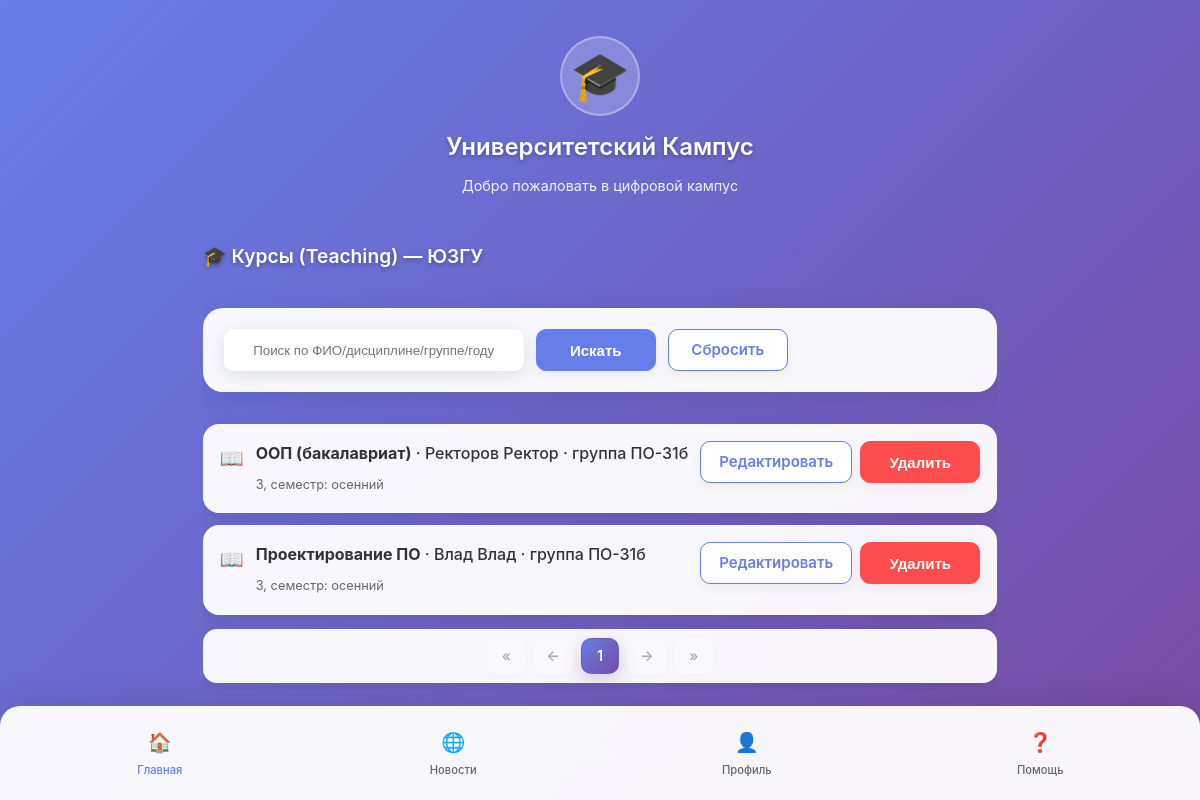
The app's page /moderation_subject/teaching/ with its own data.
### main/models.py (models this page shows, shortened)
class University(models.Model):
    name = models.CharField("Название университета", max_length=256, unique=True) # название
    short_name = models.CharField("Короткое имя", max_length=64, unique=True) # скоращенное название
    city = models.CharField("Город", max_length=128, blank=True)
    description = models.TextField(blank=True)
    contact_email = models.EmailField(blank=True)

class Teaching(models.Model):
    teacher = models.ForeignKey(Teacher, on_delete=models.CASCADE, related_name='teachings')
    curriculum = models.ForeignKey(Curriculum, on_delete=models.CASCADE, related_name='teachings')
    group = models.ForeignKey(StudentGroup, on_delete=models.SET_NULL, null=True, blank=True, related_name='teachings')
    academic_year = models.CharField(max_length=9)  # учбеный год
    semester_in_year = models.PositiveSmallIntegerField(choices=[(1, "осенний"), (2, "весенний")])
    class Meta:
        unique_together = [("teacher", "curriculum", "group", "academic_year")]
        indexes = [models.Index(fields=["academic_year"])]

class Curriculum(models.Model):
    SEMESTER_CHOICES = [(i, f"{i}") for i in range(1, 13)]
    program = models.ForeignKey(Program, on_delete=models.CASCADE, related_name='curriculum') # название учебной программы
    discipline = models.ForeignKey(Discipline, on_delete=models.PROTECT, related_name='curriculum_items') #дисциплна
    semester = models.PositiveSmallIntegerField(choices=SEMESTER_CHOICES) #семестр, в котором изучается программа
    hours = models.PositiveSmallIntegerField(default=0) # количество часов
    control_form = models.CharField(
        max_length=32,
        choices=[("exam", "Экзамен"), ("test", "Зачет"), ("diff_test", "Дифф. зачет")],
        default="exam"
    ) # форма оценивания
    class Meta:
        unique_together = [("program", "discipline", "semester")]

class Discipline(models.Model):
    code = models.CharField(max_length=32, blank=True)
    title = models.CharField(max_length=256)
    ects = models.DecimalField(max_digits=4, decimal_places=1, null=True, blank=True)
    class Meta:
        unique_together = [("code", "title")]

class Teacher(models.Model):
    person = models.OneToOneField(Person, on_delete=models.CASCADE, related_name='teacher')
    academic_title = models.CharField(max_length=128, blank=True)
    department = models.CharField(max_length=255, blank=True)
    university = models.ForeignKey('University', on_delete=models.CASCADE, related_name='teachers')

class Person(models.Model):
    user = models.OneToOneField(
        settings.AUTH_USER_MODEL, on_delete=models.SET_NULL, null=True, blank=True,
        related_name='person', help_text="Связь с Django User (если есть)"
    )
    last_name = models.CharField("Фамилия", max_length=128)
    first_name = models.CharField("Имя", max_length=128)
    middle_name = models.CharField("Отчество", max_length=128, blank=True)
    role = models.ForeignKey('Role', related_name='role', on_delete=models.SET_NULL, null=True, blank=True)
    email = models.EmailField(blank=True)
    phone = models.CharField(max_length=32, blank=True)
    vk_user_id = models.CharField(
        "VK/Max user id", max_length=64, blank=True, db_index=True
    )
    class Meta:
        indexes = [models.Index(fields=["vk_user_id"])]

class StudentGroup(models.Model):
    university = models.ForeignKey('University', on_delete=models.CASCADE, related_name='groups', null=True)
    program = models.ForeignKey('Program', on_delete=models.PROTECT, related_name='groups') # программа обучения
    name = models.CharField(max_length=64)  # ПО-51
    admission_year = models.PositiveSmallIntegerField()  # год начала учебы
    curator = models.ForeignKey(
        Teacher, on_delete=models.SET_NULL, null=True, blank=True, related_name='curating_groups'
    )
    class Meta:
        unique_together = [("program", "name")]
        indexes = [models.Index(fields=["admission_year"])]

### main/views/moderation_subject.py (the view, shortened to what this page needs)
# urls.py: path("moderation_subject/teaching/", views.moderation_teaching_list, name="teaching_list"),
def moderation_teaching_list(request):
    user = Person.objects.filter(pk=5).first().user
    if not is_moderator_min(user, 2):
        return HttpResponseForbidden("Недостаточно прав")
    uni = _resolve_current_university(user)
    qs = (Teaching.objects
          .filter(teacher__university=uni)
          .select_related("teacher__person", "curriculum__discipline", "curriculum__program", "group")
          .order_by("-academic_year", "curriculum__discipline__title"))
    q = (request.GET.get("q") or "").strip()
    paginator = Paginator(qs, 20)
    page_obj = paginator.get_page(request.GET.get("page") or 1)
    context =  {
        "current_university": uni,
        "page_obj": page_obj,
        "paginator": paginator,
        "q": q,
    }
    return render(request, "main/moderation/moderation_subjects_teaching_list.html", context)

### main/utils/permissions.py (called while the page is built)
def get_person(user):
    return getattr(user, "person", None)

def get_role_code(user):
    person = get_person(user)
    role = getattr(person, "role", None) if person else None
    return getattr(role, "permission", None)

def moderator_level(code):
    if code == "Moderator_3lvl":
        return 3
    if code == "Moderator_2lvl":
        return 2
    if code == "Moderator_1lvl":
        return 1
    return 0

def is_moderator_min(user, min_level: int):
    return moderator_level(get_role_code(user)) >= min_level

### main/views/moderation.py (called while the page is built)
def _resolve_current_university(user):
    person = getattr(user, "person", None)
    if person:
        teacher = getattr(person, "teacher", None)
        if teacher and teacher.university_id:
            return teacher.university
        student = getattr(person, "student", None)
        if student and student.university_id:
            return student.university
    return University.objects.order_by("id").first()

### main/templates/main/moderation/moderation_subjects_teaching_list.html (shortened to what this page needs)
{% extends "main/index.html" %}
{% load static %}
{% block extra_styles %}
    <link rel="stylesheet" href="{% static 'css/nl_paginator.css' %}">
    <link rel="stylesheet" href="{% static 'css/indigo_buttons.css' %}">
{% endblock %}
{% block content %}
    <section class="main-content">
        <h2 class="section-title">🎓 Курсы (Teaching) — {{ current_university.short_name }}</h2>
        <section class="user-card" style="margin-bottom:12px;">
            <form method="get" class="filters" style="display:flex; gap:12px; flex-wrap:wrap;">
                <input type="text"
                       name="q"
                       value="{{ q }}"
                       placeholder="Поиск по ФИО/дисциплине/группе/году"
                       class="action-card"
                       style="padding:10px; border-radius:10px; min-width:300px;">
                <button type="submit" class="btn btn-indigo">Искать</button>
                <a href="{% url 'teaching_list' %}" class="btn btn-ghost" role="button">Сбросить</a>
            </form>
        </section>
        <section class="notifications">
            <div class="notifications-list">
                {% for t in page_obj.object_list %}
                    <div class="notification-item">
                        <div class="notification-icon">📖</div>
                        <div class="notification-content" style="flex:1;">
                            <p class="notification-text">
                                <strong>{{ t.curriculum.discipline.title }}</strong>
                                · {{ t.teacher.person.last_name }} {{ t.teacher.person.first_name }}
                                {% if t.group %} · группа {{ t.group.name }}{% else %} · поток{% endif %}
                            </p>
                            <span class="notification-time">
              {{ t.academic_year }}, семестр: {{ t.get_semester_in_year_display }}
            </span>
                        </div>
                        <div style="display:flex; gap:8px;">
                            <a class="btn btn-ghost" href="{% url 'teaching_edit' t.id %}">Редактировать</a>
                            <form method="post"
                                  action="{% url 'teaching_delete' t.id %}"
                                  onsubmit="return confirm('Удалить курс и все зачисления?');">
                                <button class="btn btn-danger" type="submit">Удалить</button>
                            </form>
                        </div>
                    </div>
                {% endfor %}
            </div>
            {% include 'main/menu/paginator.html' %}
        </section>
    </section>
{% endblock %}

### main/static/css/styles.css (style rules this page uses)
* { margin: 0; padding: 0; box-sizing: border-box; -webkit-tap-highlight-color: transparent; }
html, body { height: 100%; }
body { font-family: -apple-system, BlinkMacSystemFont, 'Segoe UI', Roboto, Oxygen, Ubuntu, sans-serif; background: linear-gradient(135deg, #667eea 0%, #764ba2 100%); color: #333; line-height: 1.6; min-height: 100vh; padding: env(safe-area-inset-top) env(safe-area-inset-right) env(safe-area-inset-bottom) env(safe-area-inset-left); display: flex; flex-direction: column; background-attachment: fixed; }
.main-content { flex: 1; display: flex; flex-direction: column; gap: 20px; overflow-y: auto; -webkit-overflow-scrolling: touch; }
.user-card { background: rgba(255, 255, 255, 0.95); border-radius: 20px; padding: 20px; display: flex; align-items: center; gap: 15px; box-shadow: 0 8px 32px rgba(0, 0, 0, 0.1); backdrop-filter: blur(10px); border: 1px solid rgba(255, 255, 255, 0.2); }
.section-title { color: white; font-size: 1.2rem; font-weight: 600; margin-bottom: 16px; text-shadow: 0 2px 4px rgba(0, 0, 0, 0.3); }
.action-card { background: rgba(255, 255, 255, 0.95); border-radius: 16px; padding: 20px 16px; text-align: center; box-shadow: 0 4px 16px rgba(0, 0, 0, 0.1); backdrop-filter: blur(10px); border: 1px solid rgba(255, 255, 255, 0.2); transition: transform 0.2s ease, box-shadow 0.2s ease; cursor: pointer; display: flex; flex-direction: column; align-items: center; text-decoration: none; color: inherit; }
.notifications-list { display: flex; flex-direction: column; gap: 12px; }
.notification-item { background: rgba(255, 255, 255, 0.95); border-radius: 16px; padding: 16px; display: flex; align-items: flex-start; gap: 12px; box-shadow: 0 4px 16px rgba(0, 0, 0, 0.1); backdrop-filter: blur(10px); border: 1px solid rgba(255, 255, 255, 0.2); }
.notification-icon { font-size: 1.2rem; margin-top: 2px; }
.notification-content { flex: 1; }
.notification-text { font-weight: 500; margin-bottom: 4px; }
.notification-time { color: #666; font-size: 0.8rem; }
.main-content { scroll-behavior: smooth; }
.main-content { -ms-overflow-style: none; scrollbar-width: none; }

### main/static/css/indigo_buttons.css (style rules this page uses)
.btn { display: inline-flex; align-items: center; justify-content: center; font-weight: 600; border-radius: 10px; padding: 10px 18px; font-size: 15px; text-decoration: none; cursor: pointer; border: 1.5px solid transparent; transition: all 0.15s ease; min-width: 120px; height: 42px; box-shadow: 0 4px 12px rgba(0, 0, 0, 0.05); user-select: none; }
.btn-indigo { background-color: #667eea; border-color: #667eea; color: #fff; }
.btn-ghost { background-color: #fff; color: #667eea; border-color: #667eea; }
.btn-danger { background-color: #ff4d4f; border-color: #ff4d4f; color: #fff; }

### records on screen
University: short_name "ЮЗГУ"
Teaching: curriculum.discipline "ООП (бакалавриат)", teacher.person.last_name "Ректоров", teacher.person.first_name "Ректор", group.name "ПО-31б", academic_year "3", semester_in_year "осенний"
Teaching: curriculum.discipline "Проектирование ПО", teacher.person.last_name "Влад", teacher.person.first_name "Влад", group.name "ПО-31б", academic_year "3", semester_in_year "осенний"

### other values on screen
{{ i }} "1"
